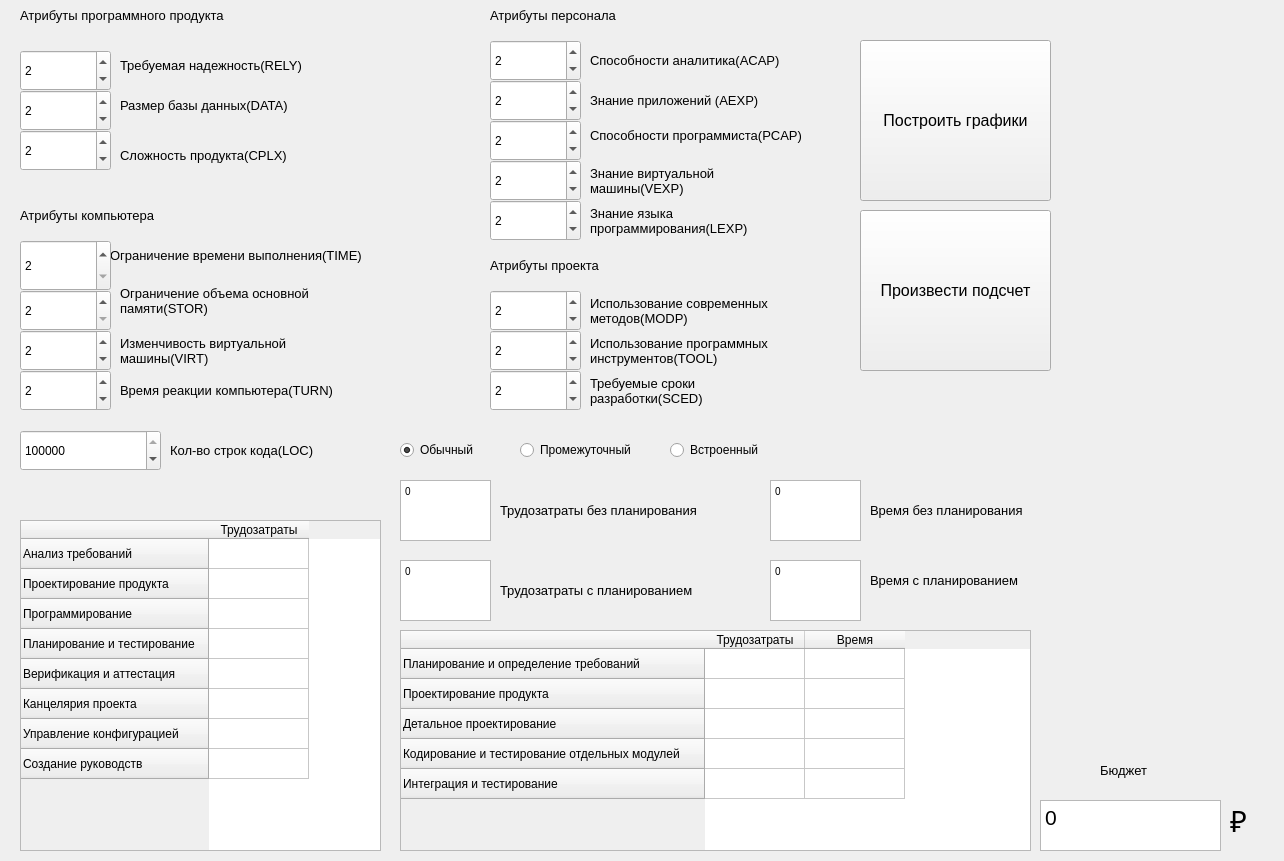
<?xml version="1.0" encoding="UTF-8"?>
<ui version="4.0">
 <class>MainWindow</class>
 <widget class="QMainWindow" name="MainWindow">
  <property name="geometry">
   <rect>
    <x>0</x>
    <y>0</y>
    <width>1284</width>
    <height>861</height>
   </rect>
  </property>
  <widget class="QWidget" name="centralWidget">
   <widget class="QLabel" name="label_2">
    <property name="geometry">
     <rect>
      <x>120</x>
      <y>50</y>
      <width>271</width>
      <height>31</height>
     </rect>
    </property>
    <property name="font">
     <font>
      <pointsize>10</pointsize>
     </font>
    </property>
    <property name="text">
     <string>Требуемая надежность(RELY)</string>
    </property>
   </widget>
   <widget class="QPushButton" name="pushButton_calculate">
    <property name="geometry">
     <rect>
      <x>860</x>
      <y>210</y>
      <width>191</width>
      <height>161</height>
     </rect>
    </property>
    <property name="font">
     <font>
      <pointsize>12</pointsize>
     </font>
    </property>
    <property name="text">
     <string>Произвести подсчет</string>
    </property>
   </widget>
   <widget class="QPushButton" name="pushButton_graph">
    <property name="geometry">
     <rect>
      <x>860</x>
      <y>40</y>
      <width>191</width>
      <height>161</height>
     </rect>
    </property>
    <property name="font">
     <font>
      <pointsize>12</pointsize>
     </font>
    </property>
    <property name="text">
     <string>Построить графики</string>
    </property>
   </widget>
   <widget class="QLabel" name="label_3">
    <property name="geometry">
     <rect>
      <x>120</x>
      <y>90</y>
      <width>241</width>
      <height>31</height>
     </rect>
    </property>
    <property name="font">
     <font>
      <pointsize>10</pointsize>
     </font>
    </property>
    <property name="text">
     <string>Размер базы данных(DATA)</string>
    </property>
   </widget>
   <widget class="QLabel" name="label_4">
    <property name="geometry">
     <rect>
      <x>120</x>
      <y>130</y>
      <width>261</width>
      <height>51</height>
     </rect>
    </property>
    <property name="font">
     <font>
      <pointsize>10</pointsize>
     </font>
    </property>
    <property name="text">
     <string>Сложность продукта(CPLX)</string>
    </property>
   </widget>
   <widget class="QLabel" name="label_5">
    <property name="geometry">
     <rect>
      <x>120</x>
      <y>280</y>
      <width>311</width>
      <height>41</height>
     </rect>
    </property>
    <property name="font">
     <font>
      <pointsize>10</pointsize>
     </font>
    </property>
    <property name="text">
     <string>Ограничение объема основной 
памяти(STOR)</string>
    </property>
   </widget>
   <widget class="QLabel" name="label_6">
    <property name="geometry">
     <rect>
      <x>110</x>
      <y>240</y>
      <width>331</width>
      <height>31</height>
     </rect>
    </property>
    <property name="maximumSize">
     <size>
      <width>331</width>
      <height>16777215</height>
     </size>
    </property>
    <property name="font">
     <font>
      <pointsize>10</pointsize>
     </font>
    </property>
    <property name="text">
     <string>Ограничение времени выполнения(TIME)</string>
    </property>
   </widget>
   <widget class="QLabel" name="label_9">
    <property name="geometry">
     <rect>
      <x>120</x>
      <y>370</y>
      <width>311</width>
      <height>41</height>
     </rect>
    </property>
    <property name="font">
     <font>
      <pointsize>10</pointsize>
     </font>
    </property>
    <property name="text">
     <string>Время реакции компьютера(TURN)</string>
    </property>
   </widget>
   <widget class="QLabel" name="label_11">
    <property name="geometry">
     <rect>
      <x>590</x>
      <y>80</y>
      <width>231</width>
      <height>41</height>
     </rect>
    </property>
    <property name="font">
     <font>
      <pointsize>10</pointsize>
     </font>
    </property>
    <property name="text">
     <string>Знание приложений (AEXP)</string>
    </property>
   </widget>
   <widget class="QLabel" name="label_12">
    <property name="geometry">
     <rect>
      <x>590</x>
      <y>50</y>
      <width>261</width>
      <height>21</height>
     </rect>
    </property>
    <property name="font">
     <font>
      <pointsize>10</pointsize>
     </font>
    </property>
    <property name="text">
     <string>Способности аналитика(ACAP)</string>
    </property>
   </widget>
   <widget class="QLabel" name="label_19">
    <property name="enabled">
     <bool>true</bool>
    </property>
    <property name="geometry">
     <rect>
      <x>590</x>
      <y>120</y>
      <width>281</width>
      <height>31</height>
     </rect>
    </property>
    <property name="font">
     <font>
      <pointsize>10</pointsize>
     </font>
    </property>
    <property name="text">
     <string>Способности программиста(PCAP)</string>
    </property>
   </widget>
   <widget class="QLabel" name="label_20">
    <property name="geometry">
     <rect>
      <x>590</x>
      <y>160</y>
      <width>231</width>
      <height>41</height>
     </rect>
    </property>
    <property name="maximumSize">
     <size>
      <width>231</width>
      <height>16777215</height>
     </size>
    </property>
    <property name="font">
     <font>
      <pointsize>10</pointsize>
     </font>
    </property>
    <property name="text">
     <string>Знание виртуальной
машины(VEXP)</string>
    </property>
   </widget>
   <widget class="QLabel" name="label_22">
    <property name="geometry">
     <rect>
      <x>590</x>
      <y>200</y>
      <width>291</width>
      <height>41</height>
     </rect>
    </property>
    <property name="maximumSize">
     <size>
      <width>291</width>
      <height>16777215</height>
     </size>
    </property>
    <property name="font">
     <font>
      <pointsize>10</pointsize>
     </font>
    </property>
    <property name="text">
     <string>Знание языка
программирования(LEXP)</string>
    </property>
   </widget>
   <widget class="QLabel" name="label_23">
    <property name="geometry">
     <rect>
      <x>590</x>
      <y>330</y>
      <width>271</width>
      <height>41</height>
     </rect>
    </property>
    <property name="maximumSize">
     <size>
      <width>271</width>
      <height>16777215</height>
     </size>
    </property>
    <property name="font">
     <font>
      <pointsize>10</pointsize>
     </font>
    </property>
    <property name="text">
     <string>Использование программных 
инструментов(TOOL)</string>
    </property>
   </widget>
   <widget class="QLabel" name="label_25">
    <property name="geometry">
     <rect>
      <x>590</x>
      <y>290</y>
      <width>261</width>
      <height>41</height>
     </rect>
    </property>
    <property name="maximumSize">
     <size>
      <width>261</width>
      <height>16777215</height>
     </size>
    </property>
    <property name="font">
     <font>
      <pointsize>10</pointsize>
     </font>
    </property>
    <property name="text">
     <string>Использование современных
методов(MODP)</string>
    </property>
   </widget>
   <widget class="QLabel" name="label_26">
    <property name="geometry">
     <rect>
      <x>590</x>
      <y>370</y>
      <width>231</width>
      <height>41</height>
     </rect>
    </property>
    <property name="maximumSize">
     <size>
      <width>231</width>
      <height>16777215</height>
     </size>
    </property>
    <property name="font">
     <font>
      <pointsize>10</pointsize>
     </font>
    </property>
    <property name="text">
     <string>Требуемые сроки
разработки(SCED)</string>
    </property>
   </widget>
   <widget class="QSpinBox" name="RELY">
    <property name="geometry">
     <rect>
      <x>20</x>
      <y>50</y>
      <width>91</width>
      <height>41</height>
     </rect>
    </property>
    <property name="maximum">
     <number>4</number>
    </property>
    <property name="value">
     <number>2</number>
    </property>
   </widget>
   <widget class="QSpinBox" name="DATA">
    <property name="geometry">
     <rect>
      <x>20</x>
      <y>90</y>
      <width>91</width>
      <height>41</height>
     </rect>
    </property>
    <property name="minimum">
     <number>1</number>
    </property>
    <property name="maximum">
     <number>4</number>
    </property>
    <property name="value">
     <number>2</number>
    </property>
   </widget>
   <widget class="QSpinBox" name="CPLX">
    <property name="geometry">
     <rect>
      <x>20</x>
      <y>130</y>
      <width>91</width>
      <height>41</height>
     </rect>
    </property>
    <property name="maximum">
     <number>4</number>
    </property>
    <property name="value">
     <number>2</number>
    </property>
   </widget>
   <widget class="QSpinBox" name="TIME">
    <property name="geometry">
     <rect>
      <x>20</x>
      <y>240</y>
      <width>91</width>
      <height>51</height>
     </rect>
    </property>
    <property name="minimum">
     <number>2</number>
    </property>
    <property name="maximum">
     <number>4</number>
    </property>
    <property name="value">
     <number>2</number>
    </property>
   </widget>
   <widget class="QSpinBox" name="STOR">
    <property name="geometry">
     <rect>
      <x>20</x>
      <y>290</y>
      <width>91</width>
      <height>41</height>
     </rect>
    </property>
    <property name="minimum">
     <number>2</number>
    </property>
    <property name="maximum">
     <number>4</number>
    </property>
    <property name="value">
     <number>2</number>
    </property>
   </widget>
   <widget class="QSpinBox" name="VIRT">
    <property name="geometry">
     <rect>
      <x>20</x>
      <y>330</y>
      <width>91</width>
      <height>41</height>
     </rect>
    </property>
    <property name="minimum">
     <number>1</number>
    </property>
    <property name="maximum">
     <number>4</number>
    </property>
    <property name="value">
     <number>2</number>
    </property>
   </widget>
   <widget class="QSpinBox" name="ACAP">
    <property name="geometry">
     <rect>
      <x>490</x>
      <y>40</y>
      <width>91</width>
      <height>41</height>
     </rect>
    </property>
    <property name="maximum">
     <number>4</number>
    </property>
    <property name="value">
     <number>2</number>
    </property>
   </widget>
   <widget class="QSpinBox" name="AEXP">
    <property name="geometry">
     <rect>
      <x>490</x>
      <y>80</y>
      <width>91</width>
      <height>41</height>
     </rect>
    </property>
    <property name="maximum">
     <number>4</number>
    </property>
    <property name="value">
     <number>2</number>
    </property>
   </widget>
   <widget class="QSpinBox" name="PCAP">
    <property name="geometry">
     <rect>
      <x>490</x>
      <y>120</y>
      <width>91</width>
      <height>41</height>
     </rect>
    </property>
    <property name="maximumSize">
     <size>
      <width>91</width>
      <height>16777215</height>
     </size>
    </property>
    <property name="maximum">
     <number>4</number>
    </property>
    <property name="value">
     <number>2</number>
    </property>
   </widget>
   <widget class="QSpinBox" name="SCED">
    <property name="geometry">
     <rect>
      <x>490</x>
      <y>370</y>
      <width>91</width>
      <height>41</height>
     </rect>
    </property>
    <property name="maximumSize">
     <size>
      <width>91</width>
      <height>16777215</height>
     </size>
    </property>
    <property name="maximum">
     <number>4</number>
    </property>
    <property name="value">
     <number>2</number>
    </property>
   </widget>
   <widget class="QSpinBox" name="MODP">
    <property name="geometry">
     <rect>
      <x>490</x>
      <y>290</y>
      <width>91</width>
      <height>41</height>
     </rect>
    </property>
    <property name="maximumSize">
     <size>
      <width>91</width>
      <height>16777215</height>
     </size>
    </property>
    <property name="maximum">
     <number>4</number>
    </property>
    <property name="value">
     <number>2</number>
    </property>
   </widget>
   <widget class="QSpinBox" name="TOOL">
    <property name="geometry">
     <rect>
      <x>490</x>
      <y>330</y>
      <width>91</width>
      <height>41</height>
     </rect>
    </property>
    <property name="maximumSize">
     <size>
      <width>91</width>
      <height>16777215</height>
     </size>
    </property>
    <property name="maximum">
     <number>4</number>
    </property>
    <property name="value">
     <number>2</number>
    </property>
   </widget>
   <widget class="QSpinBox" name="VEXP">
    <property name="geometry">
     <rect>
      <x>490</x>
      <y>160</y>
      <width>91</width>
      <height>41</height>
     </rect>
    </property>
    <property name="maximumSize">
     <size>
      <width>91</width>
      <height>16777215</height>
     </size>
    </property>
    <property name="maximum">
     <number>3</number>
    </property>
    <property name="value">
     <number>2</number>
    </property>
   </widget>
   <widget class="QSpinBox" name="LEXP">
    <property name="geometry">
     <rect>
      <x>490</x>
      <y>200</y>
      <width>91</width>
      <height>41</height>
     </rect>
    </property>
    <property name="maximumSize">
     <size>
      <width>91</width>
      <height>16777215</height>
     </size>
    </property>
    <property name="maximum">
     <number>3</number>
    </property>
    <property name="value">
     <number>2</number>
    </property>
   </widget>
   <widget class="QSpinBox" name="TURN">
    <property name="geometry">
     <rect>
      <x>20</x>
      <y>370</y>
      <width>91</width>
      <height>41</height>
     </rect>
    </property>
    <property name="minimum">
     <number>1</number>
    </property>
    <property name="maximum">
     <number>4</number>
    </property>
    <property name="value">
     <number>2</number>
    </property>
   </widget>
   <widget class="QLabel" name="label_13">
    <property name="geometry">
     <rect>
      <x>120</x>
      <y>320</y>
      <width>291</width>
      <height>61</height>
     </rect>
    </property>
    <property name="font">
     <font>
      <pointsize>10</pointsize>
     </font>
    </property>
    <property name="text">
     <string>Изменчивость виртуальной
машины(VIRT)</string>
    </property>
   </widget>
   <widget class="QLabel" name="label_14">
    <property name="geometry">
     <rect>
      <x>170</x>
      <y>420</y>
      <width>201</width>
      <height>61</height>
     </rect>
    </property>
    <property name="font">
     <font>
      <pointsize>10</pointsize>
     </font>
    </property>
    <property name="text">
     <string>Кол-во строк кода(LOC)</string>
    </property>
   </widget>
   <widget class="QSpinBox" name="LOC">
    <property name="geometry">
     <rect>
      <x>20</x>
      <y>430</y>
      <width>141</width>
      <height>41</height>
     </rect>
    </property>
    <property name="maximum">
     <number>9999999</number>
    </property>
    <property name="value">
     <number>430000</number>
    </property>
   </widget>
   <widget class="QLabel" name="label_7">
    <property name="geometry">
     <rect>
      <x>20</x>
      <y>0</y>
      <width>271</width>
      <height>31</height>
     </rect>
    </property>
    <property name="font">
     <font>
      <pointsize>10</pointsize>
     </font>
    </property>
    <property name="text">
     <string>Атрибуты программного продукта</string>
    </property>
   </widget>
   <widget class="QLabel" name="label_8">
    <property name="geometry">
     <rect>
      <x>20</x>
      <y>200</y>
      <width>271</width>
      <height>31</height>
     </rect>
    </property>
    <property name="font">
     <font>
      <pointsize>10</pointsize>
     </font>
    </property>
    <property name="text">
     <string>Атрибуты компьютера</string>
    </property>
   </widget>
   <widget class="QLabel" name="label_10">
    <property name="geometry">
     <rect>
      <x>490</x>
      <y>0</y>
      <width>271</width>
      <height>31</height>
     </rect>
    </property>
    <property name="font">
     <font>
      <pointsize>10</pointsize>
     </font>
    </property>
    <property name="text">
     <string>Атрибуты персонала</string>
    </property>
   </widget>
   <widget class="QLabel" name="label_15">
    <property name="geometry">
     <rect>
      <x>490</x>
      <y>250</y>
      <width>271</width>
      <height>31</height>
     </rect>
    </property>
    <property name="font">
     <font>
      <pointsize>10</pointsize>
     </font>
    </property>
    <property name="text">
     <string>Атрибуты проекта</string>
    </property>
   </widget>
   <widget class="QTextEdit" name="work">
    <property name="geometry">
     <rect>
      <x>400</x>
      <y>480</y>
      <width>91</width>
      <height>61</height>
     </rect>
    </property>
    <property name="html">
     <string>&lt;!DOCTYPE HTML PUBLIC &quot;-//W3C//DTD HTML 4.0//EN&quot; &quot;http://www.w3.org/TR/REC-html40/strict.dtd&quot;&gt;
&lt;html&gt;&lt;head&gt;&lt;meta name=&quot;qrichtext&quot; content=&quot;1&quot; /&gt;&lt;style type=&quot;text/css&quot;&gt;
p, li { white-space: pre-wrap; }
&lt;/style&gt;&lt;/head&gt;&lt;body style=&quot; font-family:'MS Shell Dlg 2'; font-size:7.8pt; font-weight:400; font-style:normal;&quot;&gt;
&lt;p style=&quot; margin-top:0px; margin-bottom:0px; margin-left:0px; margin-right:0px; -qt-block-indent:0; text-indent:0px;&quot;&gt;0&lt;/p&gt;&lt;/body&gt;&lt;/html&gt;</string>
    </property>
   </widget>
   <widget class="QLabel" name="label_16">
    <property name="geometry">
     <rect>
      <x>500</x>
      <y>480</y>
      <width>261</width>
      <height>61</height>
     </rect>
    </property>
    <property name="font">
     <font>
      <pointsize>10</pointsize>
     </font>
    </property>
    <property name="text">
     <string>Трудозатраты без планирования</string>
    </property>
   </widget>
   <widget class="QLabel" name="label_17">
    <property name="geometry">
     <rect>
      <x>500</x>
      <y>560</y>
      <width>251</width>
      <height>61</height>
     </rect>
    </property>
    <property name="font">
     <font>
      <pointsize>10</pointsize>
     </font>
    </property>
    <property name="text">
     <string>Трудозатраты с планированием</string>
    </property>
   </widget>
   <widget class="QTextEdit" name="work_plan">
    <property name="geometry">
     <rect>
      <x>400</x>
      <y>560</y>
      <width>91</width>
      <height>61</height>
     </rect>
    </property>
    <property name="html">
     <string>&lt;!DOCTYPE HTML PUBLIC &quot;-//W3C//DTD HTML 4.0//EN&quot; &quot;http://www.w3.org/TR/REC-html40/strict.dtd&quot;&gt;
&lt;html&gt;&lt;head&gt;&lt;meta name=&quot;qrichtext&quot; content=&quot;1&quot; /&gt;&lt;style type=&quot;text/css&quot;&gt;
p, li { white-space: pre-wrap; }
&lt;/style&gt;&lt;/head&gt;&lt;body style=&quot; font-family:'MS Shell Dlg 2'; font-size:7.8pt; font-weight:400; font-style:normal;&quot;&gt;
&lt;p style=&quot; margin-top:0px; margin-bottom:0px; margin-left:0px; margin-right:0px; -qt-block-indent:0; text-indent:0px;&quot;&gt;0&lt;/p&gt;&lt;/body&gt;&lt;/html&gt;</string>
    </property>
   </widget>
   <widget class="QLabel" name="label_18">
    <property name="geometry">
     <rect>
      <x>870</x>
      <y>480</y>
      <width>201</width>
      <height>61</height>
     </rect>
    </property>
    <property name="font">
     <font>
      <pointsize>10</pointsize>
     </font>
    </property>
    <property name="text">
     <string>Время без планирования</string>
    </property>
   </widget>
   <widget class="QLabel" name="label_21">
    <property name="geometry">
     <rect>
      <x>870</x>
      <y>550</y>
      <width>211</width>
      <height>61</height>
     </rect>
    </property>
    <property name="font">
     <font>
      <pointsize>10</pointsize>
     </font>
    </property>
    <property name="text">
     <string>Время с планированием</string>
    </property>
   </widget>
   <widget class="QTextEdit" name="time_plan">
    <property name="geometry">
     <rect>
      <x>770</x>
      <y>560</y>
      <width>91</width>
      <height>61</height>
     </rect>
    </property>
    <property name="html">
     <string>&lt;!DOCTYPE HTML PUBLIC &quot;-//W3C//DTD HTML 4.0//EN&quot; &quot;http://www.w3.org/TR/REC-html40/strict.dtd&quot;&gt;
&lt;html&gt;&lt;head&gt;&lt;meta name=&quot;qrichtext&quot; content=&quot;1&quot; /&gt;&lt;style type=&quot;text/css&quot;&gt;
p, li { white-space: pre-wrap; }
&lt;/style&gt;&lt;/head&gt;&lt;body style=&quot; font-family:'MS Shell Dlg 2'; font-size:7.8pt; font-weight:400; font-style:normal;&quot;&gt;
&lt;p style=&quot; margin-top:0px; margin-bottom:0px; margin-left:0px; margin-right:0px; -qt-block-indent:0; text-indent:0px;&quot;&gt;0&lt;/p&gt;&lt;/body&gt;&lt;/html&gt;</string>
    </property>
   </widget>
   <widget class="QTextEdit" name="time">
    <property name="geometry">
     <rect>
      <x>770</x>
      <y>480</y>
      <width>91</width>
      <height>61</height>
     </rect>
    </property>
    <property name="html">
     <string>&lt;!DOCTYPE HTML PUBLIC &quot;-//W3C//DTD HTML 4.0//EN&quot; &quot;http://www.w3.org/TR/REC-html40/strict.dtd&quot;&gt;
&lt;html&gt;&lt;head&gt;&lt;meta name=&quot;qrichtext&quot; content=&quot;1&quot; /&gt;&lt;style type=&quot;text/css&quot;&gt;
p, li { white-space: pre-wrap; }
&lt;/style&gt;&lt;/head&gt;&lt;body style=&quot; font-family:'MS Shell Dlg 2'; font-size:7.8pt; font-weight:400; font-style:normal;&quot;&gt;
&lt;p style=&quot; margin-top:0px; margin-bottom:0px; margin-left:0px; margin-right:0px; -qt-block-indent:0; text-indent:0px;&quot;&gt;0&lt;/p&gt;&lt;/body&gt;&lt;/html&gt;</string>
    </property>
   </widget>
   <widget class="QRadioButton" name="normal">
    <property name="geometry">
     <rect>
      <x>400</x>
      <y>440</y>
      <width>95</width>
      <height>20</height>
     </rect>
    </property>
    <property name="text">
     <string>Обычный</string>
    </property>
    <property name="checked">
     <bool>true</bool>
    </property>
   </widget>
   <widget class="QRadioButton" name="inter">
    <property name="geometry">
     <rect>
      <x>520</x>
      <y>440</y>
      <width>121</width>
      <height>20</height>
     </rect>
    </property>
    <property name="text">
     <string>Промежуточный</string>
    </property>
   </widget>
   <widget class="QRadioButton" name="inbuilt">
    <property name="geometry">
     <rect>
      <x>670</x>
      <y>440</y>
      <width>95</width>
      <height>20</height>
     </rect>
    </property>
    <property name="text">
     <string>Встроенный</string>
    </property>
   </widget>
   <widget class="QTableWidget" name="tableWidget_2">
    <property name="geometry">
     <rect>
      <x>400</x>
      <y>630</y>
      <width>631</width>
      <height>221</height>
     </rect>
    </property>
    <row>
     <property name="text">
      <string>Планирование и определение требований</string>
     </property>
    </row>
    <row>
     <property name="text">
      <string>Проектирование продукта</string>
     </property>
    </row>
    <row>
     <property name="text">
      <string>Детальное проектирование</string>
     </property>
    </row>
    <row>
     <property name="text">
      <string>Кодирование и тестирование отдельных модулей</string>
     </property>
    </row>
    <row>
     <property name="text">
      <string>Интеграция и тестирование</string>
     </property>
    </row>
    <column>
     <property name="text">
      <string>Трудозатраты</string>
     </property>
    </column>
    <column>
     <property name="text">
      <string>Время</string>
     </property>
    </column>
   </widget>
   <widget class="QTableWidget" name="tableWidget">
    <property name="geometry">
     <rect>
      <x>20</x>
      <y>520</y>
      <width>361</width>
      <height>331</height>
     </rect>
    </property>
    <property name="maximumSize">
     <size>
      <width>16777215</width>
      <height>361</height>
     </size>
    </property>
    <row>
     <property name="text">
      <string>Анализ требований</string>
     </property>
    </row>
    <row>
     <property name="text">
      <string>Проектирование продукта</string>
     </property>
    </row>
    <row>
     <property name="text">
      <string>Программирование</string>
     </property>
    </row>
    <row>
     <property name="text">
      <string>Планирование и тестирование</string>
     </property>
    </row>
    <row>
     <property name="text">
      <string>Верификация и аттестация</string>
     </property>
    </row>
    <row>
     <property name="text">
      <string>Канцелярия проекта</string>
     </property>
    </row>
    <row>
     <property name="text">
      <string>Управление конфигурацией</string>
     </property>
    </row>
    <row>
     <property name="text">
      <string>Создание руководств</string>
     </property>
    </row>
    <column>
     <property name="text">
      <string>Трудозатраты</string>
     </property>
    </column>
    <item row="6" column="0">
     <property name="text">
      <string/>
     </property>
     <property name="whatsThis">
      <string/>
     </property>
    </item>
   </widget>
   <widget class="QTextEdit" name="budget">
    <property name="geometry">
     <rect>
      <x>1040</x>
      <y>800</y>
      <width>181</width>
      <height>51</height>
     </rect>
    </property>
    <property name="font">
     <font>
      <pointsize>16</pointsize>
     </font>
    </property>
    <property name="html">
     <string>&lt;!DOCTYPE HTML PUBLIC &quot;-//W3C//DTD HTML 4.0//EN&quot; &quot;http://www.w3.org/TR/REC-html40/strict.dtd&quot;&gt;
&lt;html&gt;&lt;head&gt;&lt;meta name=&quot;qrichtext&quot; content=&quot;1&quot; /&gt;&lt;style type=&quot;text/css&quot;&gt;
p, li { white-space: pre-wrap; }
&lt;/style&gt;&lt;/head&gt;&lt;body style=&quot; font-family:'MS Shell Dlg 2'; font-size:16pt; font-weight:400; font-style:normal;&quot;&gt;
&lt;p style=&quot; margin-top:0px; margin-bottom:0px; margin-left:0px; margin-right:0px; -qt-block-indent:0; text-indent:0px;&quot;&gt;0&lt;/p&gt;&lt;/body&gt;&lt;/html&gt;</string>
    </property>
   </widget>
   <widget class="QLabel" name="label_24">
    <property name="geometry">
     <rect>
      <x>1100</x>
      <y>740</y>
      <width>71</width>
      <height>61</height>
     </rect>
    </property>
    <property name="font">
     <font>
      <pointsize>10</pointsize>
     </font>
    </property>
    <property name="text">
     <string>Бюджет</string>
    </property>
   </widget>
   <widget class="QLabel" name="label">
    <property name="geometry">
     <rect>
      <x>1230</x>
      <y>805</y>
      <width>55</width>
      <height>31</height>
     </rect>
    </property>
    <property name="font">
     <font>
      <pointsize>22</pointsize>
     </font>
    </property>
    <property name="text">
     <string>₽</string>
    </property>
   </widget>
  </widget>
 </widget>
 <layoutdefault spacing="6" margin="11"/>
 <resources/>
 <connections/>
</ui>
